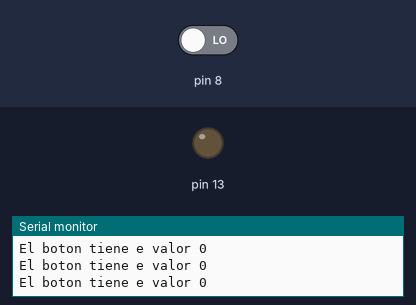
Recording of a sketch running on a simulated Arduino Uno, built with avr-gcc and run on an emulated ATmega328P. Shown: output pins drawn as LEDs (lit = HIGH), the last lines printed to the serial monitor. Inputs (shaded band) come from the test bench; at power-on: pin 8 LOW.

Above: at 3.2 s.
3.3 s: pin 8 driven HIGH
At 4.7 s:
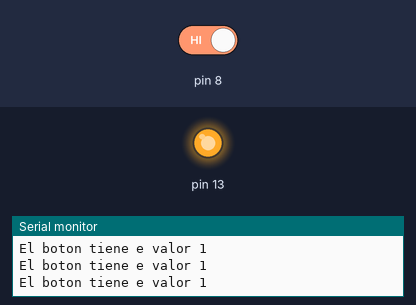
5.0 s: pin 8 driven LOW
At 5.9 s:
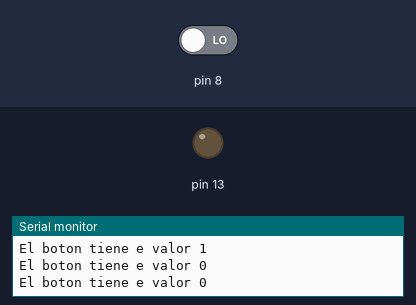
Timing chart, 0 to 8.0 s (numbered marks = the images above; inputs shaded):
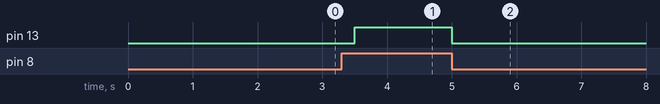

Measured:
- after the input at 3.3 s, pin 13: LOW → HIGH after 0.20 s
- after the input at 5.0 s, pin 13: HIGH → LOW at once

The sketch:

monitor_serial_2.ino
```cpp
/**
 * El siguiente código usa el ejemplo del push button y ademas ahora
 * se mostrará en el serial, el estado de los pines.
 */
 int btn=0;
void setup() {
  // put your setup code here, to run once:
  pinMode(8,INPUT);
  pinMode(13,OUTPUT);
  Serial.begin(9600);
  delay(2000);
}

void loop() {
  // put your main code here, to run repeatedly:
  Serial.print("El boton tiene e valor ");
  btn=digitalRead(8);
  Serial.println(btn);
  digitalWrite(13,btn);
  delay(500);
}
```
